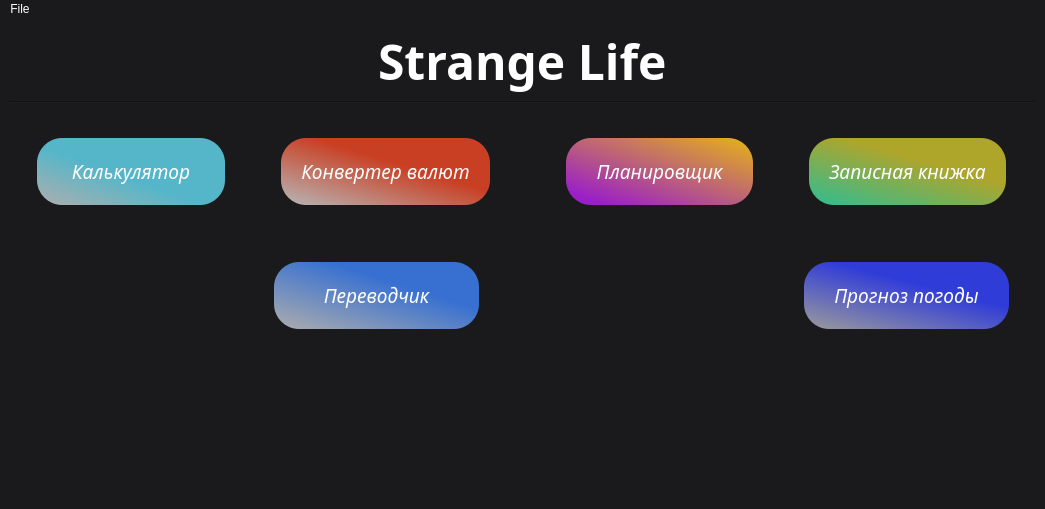
<?xml version="1.0" encoding="UTF-8"?>
<ui version="4.0">
 <class>MainWindow</class>
 <widget class="QMainWindow" name="MainWindow">
  <property name="geometry">
   <rect>
    <x>0</x>
    <y>0</y>
    <width>1045</width>
    <height>509</height>
   </rect>
  </property>
  <property name="font">
   <font>
    <pointsize>10</pointsize>
   </font>
  </property>
  <property name="windowTitle">
   <string>Strange Life</string>
  </property>
  <property name="styleSheet">
   <string notr="true">background-color: #1a1a1c;</string>
  </property>
  <widget class="QWidget" name="centralwidget">
   <layout class="QVBoxLayout" name="verticalLayout_2">
    <item>
     <layout class="QHBoxLayout" name="horizontalLayout_2">
      <property name="spacing">
       <number>126</number>
      </property>
      <item>
       <widget class="QLabel" name="label_2">
        <property name="font">
         <font>
          <family>Dancing Script</family>
          <pointsize>36</pointsize>
          <weight>75</weight>
          <bold>true</bold>
         </font>
        </property>
        <property name="styleSheet">
         <string notr="true">color: white</string>
        </property>
        <property name="text">
         <string/>
        </property>
       </widget>
      </item>
      <item>
       <widget class="QLabel" name="label">
        <property name="font">
         <font>
          <family>Dancing Script</family>
          <pointsize>36</pointsize>
          <weight>75</weight>
          <bold>true</bold>
         </font>
        </property>
        <property name="styleSheet">
         <string notr="true">color: white</string>
        </property>
        <property name="text">
         <string>Strange Life</string>
        </property>
       </widget>
      </item>
      <item>
       <widget class="QLabel" name="label_3">
        <property name="font">
         <font>
          <family>Dancing Script</family>
          <pointsize>36</pointsize>
          <weight>75</weight>
          <bold>true</bold>
         </font>
        </property>
        <property name="styleSheet">
         <string notr="true">color: white</string>
        </property>
        <property name="text">
         <string/>
        </property>
       </widget>
      </item>
     </layout>
    </item>
    <item>
     <widget class="Line" name="line">
      <property name="font">
       <font>
        <pointsize>10</pointsize>
       </font>
      </property>
      <property name="orientation">
       <enum>Qt::Horizontal</enum>
      </property>
     </widget>
    </item>
    <item>
     <layout class="QHBoxLayout" name="horizontalLayout">
      <property name="spacing">
       <number>56</number>
      </property>
      <property name="leftMargin">
       <number>28</number>
      </property>
      <property name="topMargin">
       <number>28</number>
      </property>
      <property name="rightMargin">
       <number>30</number>
      </property>
      <item>
       <widget class="QPushButton" name="calc">
        <property name="sizePolicy">
         <sizepolicy hsizetype="Minimum" vsizetype="Expanding">
          <horstretch>0</horstretch>
          <verstretch>0</verstretch>
         </sizepolicy>
        </property>
        <property name="font">
         <font>
          <family>Balsamiq Sans</family>
          <pointsize>14</pointsize>
          <italic>true</italic>
         </font>
        </property>
        <property name="cursor">
         <cursorShape>PointingHandCursor</cursorShape>
        </property>
        <property name="layoutDirection">
         <enum>Qt::LeftToRight</enum>
        </property>
        <property name="styleSheet">
         <string notr="true">border-radius: 25px;
padding: 20px 20px 20px 20px;
background-color: qlineargradient(spread:pad, x1:0.449182, y1:0.568, x2:0, y2:1, stop:0 rgba(85, 182, 201, 255), stop:1 rgba(174, 174, 174, 255));
color: white
</string>
        </property>
        <property name="text">
         <string>Калькулятор</string>
        </property>
        <property name="iconSize">
         <size>
          <width>44</width>
          <height>41</height>
         </size>
        </property>
       </widget>
      </item>
      <item>
       <widget class="QPushButton" name="conver">
        <property name="sizePolicy">
         <sizepolicy hsizetype="Minimum" vsizetype="Expanding">
          <horstretch>0</horstretch>
          <verstretch>0</verstretch>
         </sizepolicy>
        </property>
        <property name="font">
         <font>
          <family>Balsamiq Sans</family>
          <pointsize>14</pointsize>
          <italic>true</italic>
         </font>
        </property>
        <property name="cursor">
         <cursorShape>PointingHandCursor</cursorShape>
        </property>
        <property name="styleSheet">
         <string notr="true">padding: 20px 20px 20px 20px;
color: white;
background-color: qlineargradient(spread:pad, x1:0.574, y1:0.397545, x2:0, y2:1, stop:0 rgba(201, 63, 35, 255), stop:1 rgba(183, 183, 183, 255));
border-radius: 25px
</string>
        </property>
        <property name="text">
         <string>Конвертер валют</string>
        </property>
       </widget>
      </item>
      <item>
       <spacer name="verticalSpacer_5">
        <property name="orientation">
         <enum>Qt::Vertical</enum>
        </property>
        <property name="sizeHint" stdset="0">
         <size>
          <width>20</width>
          <height>40</height>
         </size>
        </property>
       </spacer>
      </item>
      <item>
       <widget class="QPushButton" name="plan">
        <property name="sizePolicy">
         <sizepolicy hsizetype="Minimum" vsizetype="Expanding">
          <horstretch>0</horstretch>
          <verstretch>0</verstretch>
         </sizepolicy>
        </property>
        <property name="font">
         <font>
          <family>Balsamiq Sans</family>
          <pointsize>14</pointsize>
          <italic>true</italic>
         </font>
        </property>
        <property name="cursor">
         <cursorShape>PointingHandCursor</cursorShape>
        </property>
        <property name="styleSheet">
         <string notr="true">padding: 20px 20px 20px 20px;
color: white;
background-color: qlineargradient(spread:pad, x1:1, y1:0, x2:0.108136, y2:0.904, stop:0 rgba(230, 180, 22, 255), stop:1 rgba(154, 31, 200, 255));
border-radius: 25px
</string>
        </property>
        <property name="text">
         <string>Планировщик</string>
        </property>
       </widget>
      </item>
      <item>
       <widget class="QPushButton" name="zapis">
        <property name="sizePolicy">
         <sizepolicy hsizetype="Minimum" vsizetype="Expanding">
          <horstretch>0</horstretch>
          <verstretch>0</verstretch>
         </sizepolicy>
        </property>
        <property name="font">
         <font>
          <family>Balsamiq Sans</family>
          <pointsize>14</pointsize>
          <italic>true</italic>
         </font>
        </property>
        <property name="cursor">
         <cursorShape>PointingHandCursor</cursorShape>
        </property>
        <property name="styleSheet">
         <string notr="true">padding: 20px 20px 20px 20px;
color: white;
background-color: qlineargradient(spread:pad, x1:0.568182, y1:0.33, x2:0, y2:1, stop:0 rgba(174, 165, 43, 255), stop:1 rgba(47, 189, 147, 255));
border-radius: 25px
</string>
        </property>
        <property name="text">
         <string>Записная книжка</string>
        </property>
       </widget>
      </item>
     </layout>
    </item>
    <item>
     <spacer name="verticalSpacer_3">
      <property name="orientation">
       <enum>Qt::Vertical</enum>
      </property>
      <property name="sizeHint" stdset="0">
       <size>
        <width>20</width>
        <height>34</height>
       </size>
      </property>
     </spacer>
    </item>
    <item>
     <layout class="QHBoxLayout" name="horizontalLayout_3">
      <property name="spacing">
       <number>60</number>
      </property>
      <property name="leftMargin">
       <number>0</number>
      </property>
      <property name="rightMargin">
       <number>27</number>
      </property>
      <item>
       <widget class="QLabel" name="label_4">
        <property name="font">
         <font>
          <family>Dancing Script</family>
          <pointsize>36</pointsize>
          <weight>75</weight>
          <bold>true</bold>
         </font>
        </property>
        <property name="styleSheet">
         <string notr="true">color: white</string>
        </property>
        <property name="text">
         <string/>
        </property>
       </widget>
      </item>
      <item>
       <widget class="QPushButton" name="trans">
        <property name="sizePolicy">
         <sizepolicy hsizetype="Minimum" vsizetype="Expanding">
          <horstretch>0</horstretch>
          <verstretch>0</verstretch>
         </sizepolicy>
        </property>
        <property name="font">
         <font>
          <family>Balsamiq Sans</family>
          <pointsize>14</pointsize>
          <italic>true</italic>
         </font>
        </property>
        <property name="cursor">
         <cursorShape>PointingHandCursor</cursorShape>
        </property>
        <property name="styleSheet">
         <string notr="true">padding: 20px 20px 20px 20px;
color: white;
background-color: qlineargradient(spread:pad, x1:0.631, y1:0.346591, x2:0, y2:1, stop:0 rgba(55, 112, 209, 255), stop:1 rgba(173, 173, 173, 255));
border-radius: 25px
</string>
        </property>
        <property name="text">
         <string>Переводчик</string>
        </property>
       </widget>
      </item>
      <item>
       <widget class="QLabel" name="label_5">
        <property name="font">
         <font>
          <family>Dancing Script</family>
          <pointsize>36</pointsize>
          <weight>75</weight>
          <bold>true</bold>
         </font>
        </property>
        <property name="styleSheet">
         <string notr="true">color: white</string>
        </property>
        <property name="text">
         <string/>
        </property>
       </widget>
      </item>
      <item>
       <widget class="QPushButton" name="wither">
        <property name="sizePolicy">
         <sizepolicy hsizetype="Minimum" vsizetype="Expanding">
          <horstretch>0</horstretch>
          <verstretch>0</verstretch>
         </sizepolicy>
        </property>
        <property name="font">
         <font>
          <family>Balsamiq Sans</family>
          <pointsize>14</pointsize>
          <italic>true</italic>
         </font>
        </property>
        <property name="cursor">
         <cursorShape>PointingHandCursor</cursorShape>
        </property>
        <property name="styleSheet">
         <string notr="true">padding: 20px 20px 20px 20px;
color: white;
background-color: qlineargradient(spread:pad, x1:0.545, y1:0.324, x2:0, y2:1, stop:0 rgba(48, 60, 216, 255), stop:1 rgba(155, 155, 155, 255));
border-radius: 25px
</string>
        </property>
        <property name="text">
         <string>Прогноз погоды</string>
        </property>
       </widget>
      </item>
     </layout>
    </item>
    <item>
     <spacer name="verticalSpacer_2">
      <property name="orientation">
       <enum>Qt::Vertical</enum>
      </property>
      <property name="sizeHint" stdset="0">
       <size>
        <width>20</width>
        <height>33</height>
       </size>
      </property>
     </spacer>
    </item>
    <item>
     <layout class="QVBoxLayout" name="verticalLayout">
      <item>
       <widget class="QLabel" name="label_6">
        <property name="sizePolicy">
         <sizepolicy hsizetype="Preferred" vsizetype="Expanding">
          <horstretch>0</horstretch>
          <verstretch>0</verstretch>
         </sizepolicy>
        </property>
        <property name="styleSheet">
         <string notr="true">padding: 50px</string>
        </property>
        <property name="text">
         <string/>
        </property>
       </widget>
      </item>
     </layout>
    </item>
   </layout>
  </widget>
  <widget class="QMenuBar" name="menuBar">
   <property name="geometry">
    <rect>
     <x>0</x>
     <y>0</y>
     <width>1045</width>
     <height>21</height>
    </rect>
   </property>
   <property name="styleSheet">
    <string notr="true">color: white</string>
   </property>
   <widget class="QMenu" name="menuFile">
    <property name="font">
     <font>
      <pointsize>11</pointsize>
     </font>
    </property>
    <property name="cursor">
     <cursorShape>PointingHandCursor</cursorShape>
    </property>
    <property name="styleSheet">
     <string notr="true">color: white</string>
    </property>
    <property name="title">
     <string>File</string>
    </property>
    <widget class="QMenu" name="menu">
     <property name="title">
      <string>Изменить язык</string>
     </property>
     <addaction name="russian"/>
     <addaction name="english"/>
    </widget>
    <addaction name="menu"/>
    <addaction name="actionExit"/>
   </widget>
   <addaction name="menuFile"/>
  </widget>
  <action name="russian">
   <property name="text">
    <string>Русский</string>
   </property>
  </action>
  <action name="english">
   <property name="text">
    <string>Английский</string>
   </property>
  </action>
  <action name="actionExit">
   <property name="text">
    <string>Exit</string>
   </property>
  </action>
 </widget>
 <resources/>
 <connections/>
</ui>
